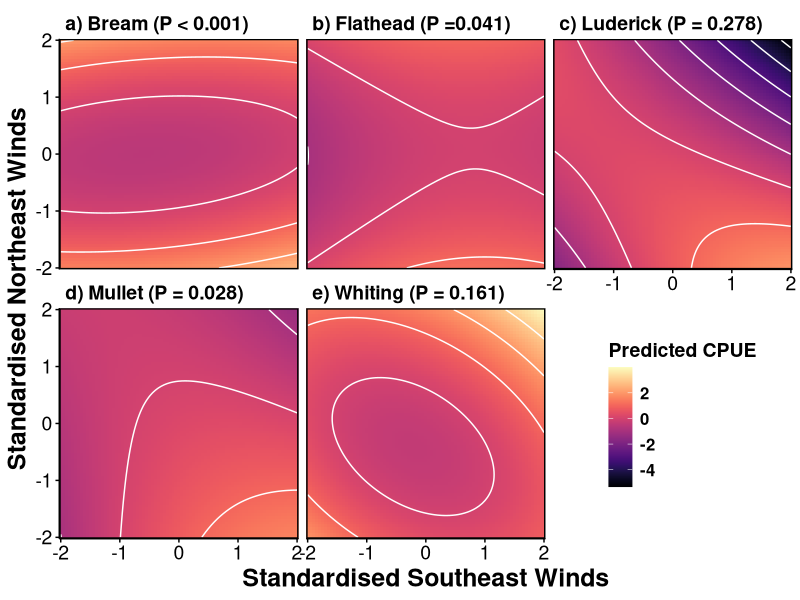
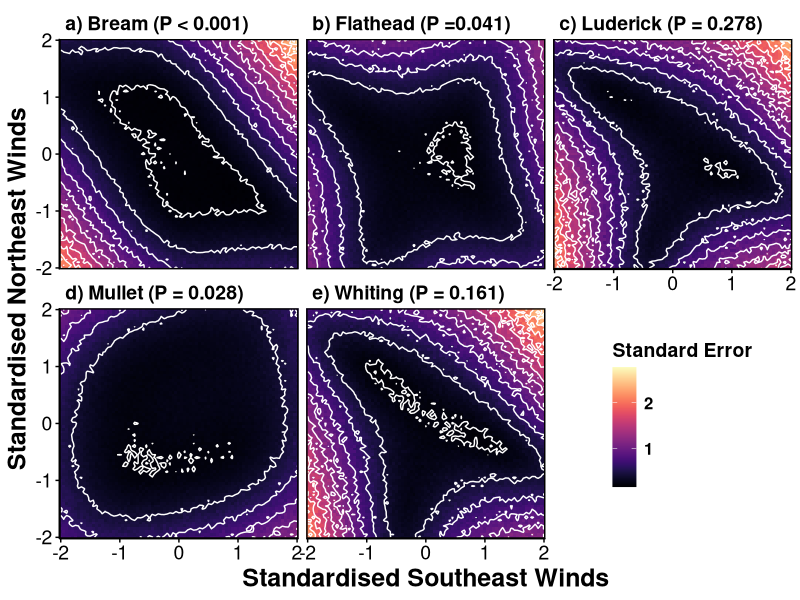
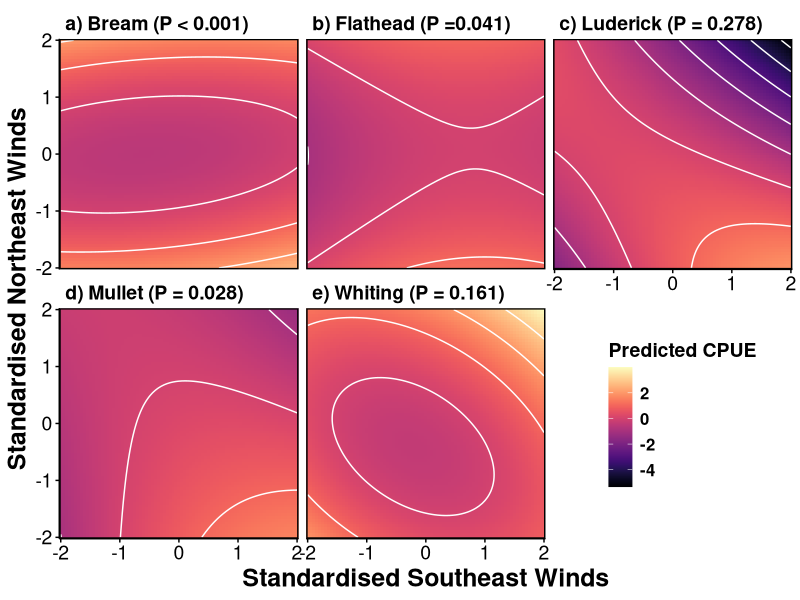
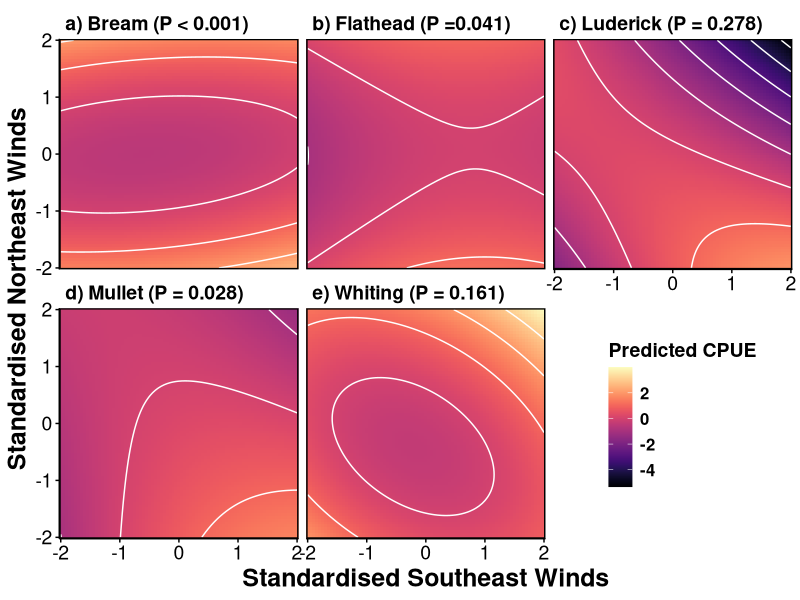
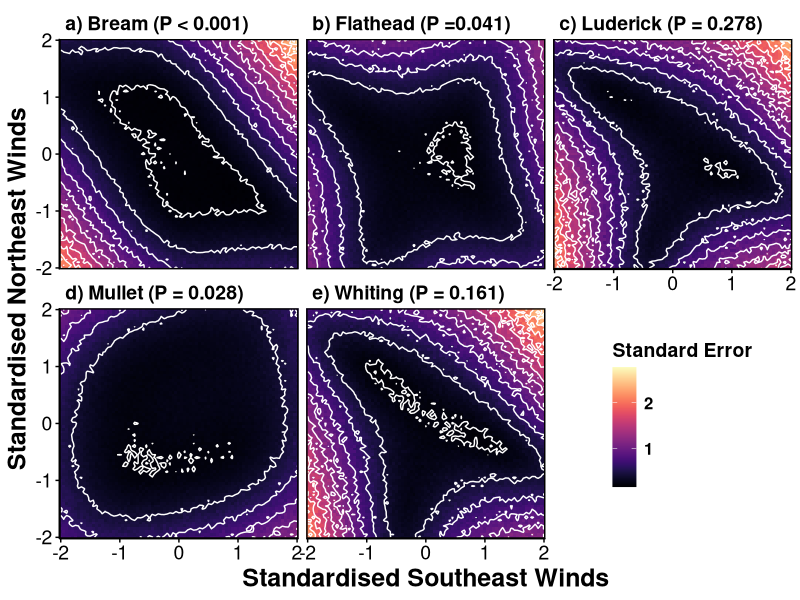
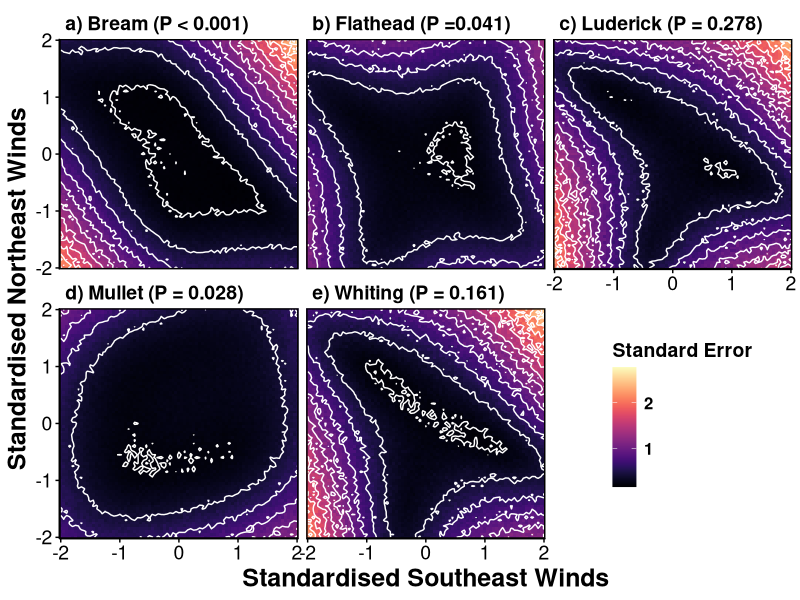

Here is the R script that generated these plots, in order:
## Make CPUE heatmaps for all species

library(ggplot2)
library(viridis)

mydata <- read.csv("Combined Species CPUE heatmap data.csv", header = T)


variable_names <- list(
  "Bream" = "a) Bream (P < 0.001)" ,
  "Flathead" = "b) Flathead (P =0.041)",
  "Luderick" = "c) Luderick (P = 0.278)" ,
  "Mullet" = "d) Mullet (P = 0.028)",
  "Whiting" = "e) Whiting (P = 0.161)"
)

variable_labeller <- function(variable,value){
  return(variable_names[value])
}


p <- ggplot(mydata, aes(x = Southeast.Winds,y = Northeast.Winds, z = Abundance)) + geom_tile(aes(fill = Abundance)) + #stat_contour() +
  #scale_fill_gradient(low = "blue", high = "red") + 
  theme_classic() + scale_fill_viridis(name = "Predicted CPUE", option = "magma") + # or geom_raster() 
  scale_x_continuous(expand = c(0,0)) + scale_y_continuous(expand = c(0,0)) + 
  facet_wrap(~Species, labeller=variable_labeller) + geom_contour(col="white") +
  xlab("Standardised Southeast Winds") + ylab("Standardised Northeast Winds") +
  theme(axis.title.x = element_text(face="bold", colour="black", size = 18),
        axis.text.x  = element_text(colour="black", size = 14), 
        axis.title.y = element_text(face="bold", colour="black", size = 18),
        axis.text.y  = element_text(colour="black", size = 14),
        axis.ticks = element_line(colour="black"),
        legend.position = c(.85, .25),
        legend.title = element_text(colour="black", face = "bold", size = 14),
        legend.text = element_text(size = 12, face = "bold"),
        strip.text = element_text(colour="black", face = "bold", size = 14, hjust=0),
        strip.background = element_rect(colour = "white"),
        #legend.justification=c(1,0), legend.position="right",
        panel.border = element_rect(colour = "black", fill=NA, size = 1))

p

ggsave("plots/All Species CPUE Predictions.pdf", height = 14.8, width = 21, units = "cm")
ggsave("plots/All Species CPUE Predictions.png", dpi = 600, height = 14.8, width = 21, units = "cm")

### Now Standard error plot

p2 <- ggplot(mydata, aes(x = Southeast.Winds,y = Northeast.Winds, z = Error)) + geom_tile(aes(fill = Error)) + #stat_contour() +
  #scale_fill_gradient(low = "blue", high = "red") + 
  theme_classic() + scale_fill_viridis(name = "Standard Error", option = "magma") + # or geom_raster() 
  scale_x_continuous(expand = c(0,0)) + scale_y_continuous(expand = c(0,0)) + 
  facet_wrap(~Species, labeller=variable_labeller) + geom_contour(col = "white")+
  xlab("Standardised Southeast Winds") + ylab("Standardised Northeast Winds") +
  theme(axis.title.x = element_text(face="bold", colour="black", size = 18),
        axis.text.x  = element_text(colour="black", size = 14), 
        axis.title.y = element_text(face="bold", colour="black", size = 18),
        axis.text.y  = element_text(colour="black", size = 14),
        axis.ticks = element_line(colour="black"),
        legend.position = c(.85, .25),
        legend.title = element_text(colour="black", face = "bold", size = 14),
        legend.text = element_text(size = 12, face = "bold"),
        strip.text = element_text(colour="black", face = "bold", size = 14, hjust=0),
        strip.background = element_rect(colour = "white"),
        #legend.justification=c(1,0), legend.position="right",
        panel.border = element_rect(colour = "black", fill=NA, size = 1))

p2

ggsave("plots/All Species CPUE Predictions Error.pdf", height = 14.8, width = 21, units = "cm")
ggsave("plots/All Species CPUE Predictions Error.png", dpi = 600, height = 14.8, width = 21, units = "cm")
